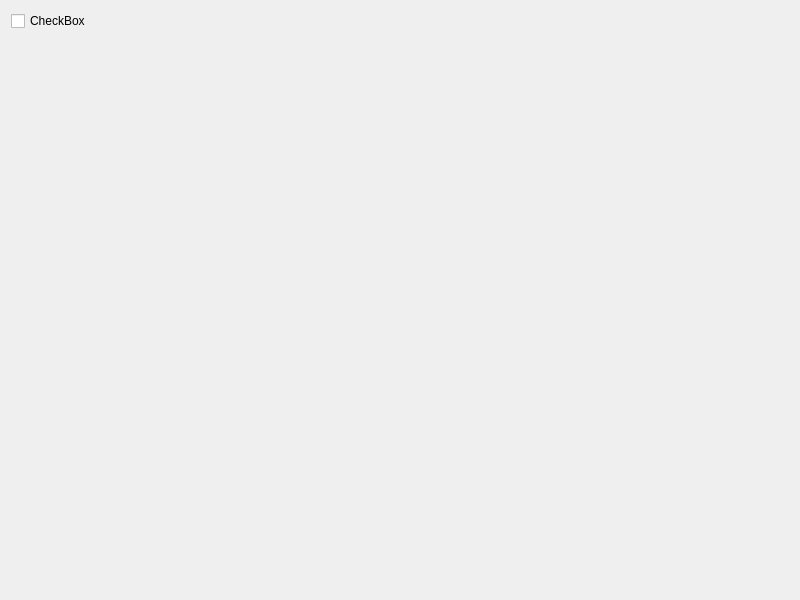
<?xml version="1.0" encoding="UTF-8"?>
<ui version="4.0">
 <class>checkBox</class>
 <widget class="QWidget" name="checkBox">
  <property name="geometry">
   <rect>
    <x>0</x>
    <y>0</y>
    <width>800</width>
    <height>600</height>
   </rect>
  </property>
  <property name="windowTitle">
   <string>checkBox</string>
  </property>
  <layout class="QGridLayout" name="gridLayout">
   <item row="0" column="0">
    <widget class="QCheckBox" name="checkBox_2">
     <property name="text">
      <string>CheckBox</string>
     </property>
    </widget>
   </item>
   <item row="1" column="0">
    <widget class="QLabel" name="label">
     <property name="text">
      <string/>
     </property>
    </widget>
   </item>
  </layout>
 </widget>
 <resources/>
 <connections/>
</ui>
